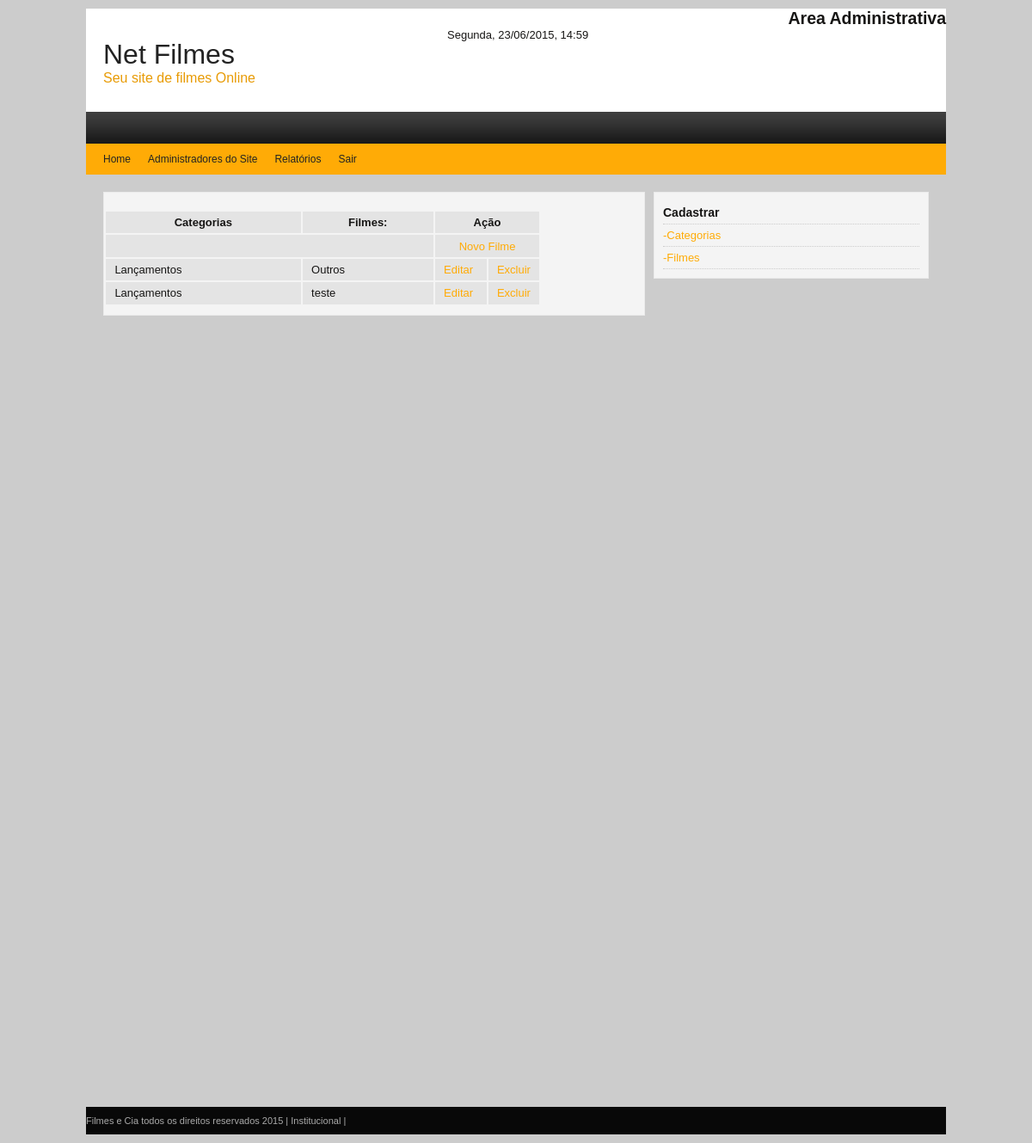
/admin/lst_filmes.php, run on the app's committed database.
### tables this page shows
CREATE TABLE IF NOT EXISTS `filmes` (
  `id_filme` bigint(20) unsigned NOT NULL AUTO_INCREMENT,
  `id_categoria` int(11) DEFAULT NULL,
  `id_subcategoria` int(11) DEFAULT NULL,
  `filme` varchar(200) DEFAULT NULL,
  `foto` varchar(150) DEFAULT NULL,
  `descricao` text,
  PRIMARY KEY (`id_filme`),
  UNIQUE KEY `id_filme` (`id_filme`)
);

CREATE TABLE IF NOT EXISTS `categorias` (
  `id_categoria` bigint(20) unsigned NOT NULL AUTO_INCREMENT,
  `categoria` varchar(100) NOT NULL,
  PRIMARY KEY (`id_categoria`),
  UNIQUE KEY `id_categoria` (`id_categoria`)
);

### admin/lst_filmes.php (the view, shortened to what this page needs)
<?php
	 include 'cabecalho.php';
?>
<!DOCTYPE html PUBLIC "-//W3C//DTD XHTML 1.0 Transitional//EN" "http://www.w3.org/TR/xhtml1/DTD/xhtml1-transitional.dtd">
<html xmlns="http://www.w3.org/1999/xhtml">
	<head>
		<link href="style.css" rel="stylesheet" type="text/css" media="screen" />
	</head>
<body>
	<div id="fundo"   >
		<div id="tabzine" >
			<div id="content" >
				<div class="cover">
 					 <table>
   						 <tr>
     						 <td><b> <center>Categorias </center></b></td>
      						 <td><b><center> Filmes:</center></b></td>
      						 <td colspan="4"><center> <b>A&ccedil;&atilde;o</b></center></td>
   						</tr>
	 					<tr>
							<td colspan="2"></td>
							<td colspan="5"><div align="center"><a href="NovoFilme.php"> Novo Filme</a> </div></td>
     				   </tr>
    <?php
	  $sql = mysql_query("SELECT f.*, c.* from filmes f, categorias c where f.id_categoria = c.id_categoria order by c.categoria");
	   while($coluna = mysql_fetch_array($sql)){ ?>
    				<tr>
       					<td><?php  echo $coluna["categoria"]; ?> </td>
	  					<td><?php  echo $coluna["filme"]; ?> </td>
      					<td width="12%"><a href="lst_alterarFilme.php?id_filme= <?php echo $coluna["id_filme"];?>"> Editar</a></td>
     					<td width="12%"><a href="?deleta_filme.php?id_filme=<?php echo $coluna["id_filme"] ;?>"
                         onclick="return confirm('Tem certeza que deseja deletar?'); return false;">Excluir</a></td>
    			   </tr>
    <?php } ?>
  </table>
			</div>
		</div>
	</div>
			<?php
				include 'menu.php';
			 ?>
	</div>
		   <?php
		   include 'rodape.php';
		    ?>
</body>
</html>

### admin/style.css (style rules this page uses)
html, body, div, span, h1, h2, h3, h4, h5, h6, p,cabecalho, font, ol, ul, li, fieldset, form, label, table,center, u, b, i { margin: 0px; padding: 0px; }
body { margin:0 auto; padding:0px 0px 0px 0px; background:#CCCCCC; font-family:Arial,Tahoma,Century gothic, sans-serif; color:#161514; font-size:13px; }
a { color:#FFAB06; text-decoration:none; outline:none; }
table { margin: 10px 0 10px; }
table td, table th { text-align: left; padding: .4em .8em; }
table td { background: #e4e4e4; }
#fundo { height:1100px; margin:auto; width:1000px; }
#content { float:left; width: 628px; height:100%; padding:10px 0px 0px 0px; margin:20px 0px 0px 20px; display:inline; overflow:hidden; background:#f4f4f4; border:1px solid #eaeaea; }

### data on the page
filmes: id_categoria.categoria "Lançamentos", filme "Outros"
filmes: id_categoria.categoria "Lançamentos", filme "teste"
